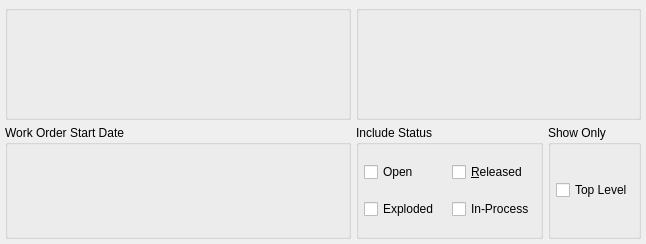
<?xml version="1.0" encoding="UTF-8"?>
<ui version="4.0">
 <comment>This file is part of the xTuple ERP: PostBooks Edition, a free and
open source Enterprise Resource Planning software suite,
Copyright (c) 1999-2010 by OpenMFG LLC, d/b/a xTuple.
It is licensed to you under the Common Public Attribution License
version 1.0, the full text of which (including xTuple-specific Exhibits)
is available at www.xtuple.com/CPAL.  By using this software, you agree
to be bound by its terms.</comment>
 <class>dspWoScheduleByParameterList</class>
 <widget class="QWidget" name="dspWoScheduleByParameterList">
  <property name="geometry">
   <rect>
    <x>0</x>
    <y>0</y>
    <width>646</width>
    <height>244</height>
   </rect>
  </property>
  <property name="windowTitle">
   <string>Work Order Schedule</string>
  </property>
  <layout class="QGridLayout" name="gridLayout_3">
   <item row="0" column="0">
    <widget class="ParameterGroup" name="_parameter">
     <property name="focusPolicy">
      <enum>Qt::StrongFocus</enum>
     </property>
     <property name="title">
      <string/>
     </property>
     <property name="fixedSize">
      <bool>false</bool>
     </property>
    </widget>
   </item>
   <item row="0" column="1" colspan="2">
    <widget class="WarehouseGroup" name="_warehouse">
     <property name="focusPolicy">
      <enum>Qt::StrongFocus</enum>
     </property>
     <property name="title">
      <string/>
     </property>
     <property name="fixedSize">
      <bool>false</bool>
     </property>
    </widget>
   </item>
   <item row="1" column="0">
    <widget class="QGroupBox" name="_dateGroup">
     <property name="title">
      <string>Work Order Start Date</string>
     </property>
     <layout class="QGridLayout" name="gridLayout">
      <item row="0" column="0">
       <widget class="DateCluster" name="_dates">
        <property name="focusPolicy">
         <enum>Qt::StrongFocus</enum>
        </property>
       </widget>
      </item>
      <item row="0" column="1">
       <spacer>
        <property name="orientation">
         <enum>Qt::Horizontal</enum>
        </property>
        <property name="sizeType">
         <enum>QSizePolicy::Expanding</enum>
        </property>
        <property name="sizeHint" stdset="0">
         <size>
          <width>0</width>
          <height>20</height>
         </size>
        </property>
       </spacer>
      </item>
     </layout>
    </widget>
   </item>
   <item row="1" column="1">
    <widget class="QGroupBox" name="_statusGroup">
     <property name="title">
      <string>Include Status</string>
     </property>
     <layout class="QGridLayout" name="gridLayout_6">
      <property name="horizontalSpacing">
       <number>12</number>
      </property>
      <item row="1" column="0">
       <widget class="XCheckBox" name="_open">
        <property name="text">
         <string>Open</string>
        </property>
       </widget>
      </item>
      <item row="1" column="1">
       <widget class="XCheckBox" name="_released">
        <property name="text">
         <string>&amp;Released</string>
        </property>
       </widget>
      </item>
      <item row="2" column="0">
       <widget class="XCheckBox" name="_exploded">
        <property name="text">
         <string>Exploded</string>
        </property>
       </widget>
      </item>
      <item row="2" column="1">
       <widget class="XCheckBox" name="_inprocess">
        <property name="text">
         <string>In-Process</string>
        </property>
       </widget>
      </item>
     </layout>
    </widget>
   </item>
   <item row="1" column="2">
    <widget class="QGroupBox" name="_showGroup">
     <property name="title">
      <string>Show Only</string>
     </property>
     <layout class="QGridLayout" name="gridLayout_2">
      <item row="0" column="0">
       <widget class="XCheckBox" name="_showOnlyTopLevel">
        <property name="text">
         <string>Top Level</string>
        </property>
       </widget>
      </item>
     </layout>
    </widget>
   </item>
  </layout>
 </widget>
 <layoutdefault spacing="5" margin="5"/>
 <pixmapfunction>qPixmapFromMimeSource</pixmapfunction>
 <customwidgets>
  <customwidget>
   <class>DateCluster</class>
   <extends>QWidget</extends>
   <header>datecluster.h</header>
  </customwidget>
  <customwidget>
   <class>ParameterGroup</class>
   <extends>QGroupBox</extends>
   <header>parametergroup.h</header>
  </customwidget>
  <customwidget>
   <class>WarehouseGroup</class>
   <extends>QGroupBox</extends>
   <header>warehousegroup.h</header>
  </customwidget>
  <customwidget>
   <class>XCheckBox</class>
   <extends>QCheckBox</extends>
   <header>xcheckbox.h</header>
  </customwidget>
 </customwidgets>
 <tabstops>
  <tabstop>_parameter</tabstop>
  <tabstop>_warehouse</tabstop>
  <tabstop>_dates</tabstop>
 </tabstops>
 <resources/>
 <connections/>
</ui>
